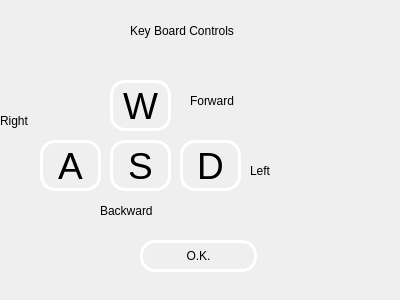
<?xml version="1.0" encoding="UTF-8"?>
<ui version="4.0">
 <class>Options</class>
 <widget class="QDialog" name="Options">
  <property name="geometry">
   <rect>
    <x>0</x>
    <y>0</y>
    <width>400</width>
    <height>300</height>
   </rect>
  </property>
  <property name="windowTitle">
   <string>Options</string>
  </property>
  <property name="styleSheet">
   <string notr="true">background-image:url(option-bike.jpg)</string>
  </property>
  <widget class="QLabel" name="label">
   <property name="geometry">
    <rect>
     <x>110</x>
     <y>80</y>
     <width>61</width>
     <height>51</height>
    </rect>
   </property>
   <property name="font">
    <font>
     <family>Ubuntu</family>
     <pointsize>28</pointsize>
     <weight>9</weight>
     <italic>false</italic>
     <bold>false</bold>
    </font>
   </property>
   <property name="styleSheet">
    <string notr="true">font: 75 28pt &quot;Ubuntu&quot;;
border:3px solid white;
border-radius:15px;</string>
   </property>
   <property name="text">
    <string>W</string>
   </property>
   <property name="alignment">
    <set>Qt::AlignCenter</set>
   </property>
  </widget>
  <widget class="QLabel" name="label_2">
   <property name="geometry">
    <rect>
     <x>110</x>
     <y>140</y>
     <width>61</width>
     <height>51</height>
    </rect>
   </property>
   <property name="font">
    <font>
     <family>Ubuntu</family>
     <pointsize>28</pointsize>
     <weight>9</weight>
     <italic>false</italic>
     <bold>false</bold>
    </font>
   </property>
   <property name="styleSheet">
    <string notr="true">font: 75 28pt &quot;Ubuntu&quot;;
border:3px solid white;
border-radius:15px;</string>
   </property>
   <property name="text">
    <string>S</string>
   </property>
   <property name="alignment">
    <set>Qt::AlignCenter</set>
   </property>
  </widget>
  <widget class="QLabel" name="label_3">
   <property name="geometry">
    <rect>
     <x>180</x>
     <y>140</y>
     <width>61</width>
     <height>51</height>
    </rect>
   </property>
   <property name="font">
    <font>
     <family>Ubuntu</family>
     <pointsize>28</pointsize>
     <weight>9</weight>
     <italic>false</italic>
     <bold>false</bold>
    </font>
   </property>
   <property name="styleSheet">
    <string notr="true">font: 75 28pt &quot;Ubuntu&quot;;
border:3px solid white;
border-radius:15px;</string>
   </property>
   <property name="text">
    <string>D</string>
   </property>
   <property name="alignment">
    <set>Qt::AlignCenter</set>
   </property>
  </widget>
  <widget class="QLabel" name="label_4">
   <property name="geometry">
    <rect>
     <x>40</x>
     <y>140</y>
     <width>61</width>
     <height>51</height>
    </rect>
   </property>
   <property name="font">
    <font>
     <family>Ubuntu</family>
     <pointsize>28</pointsize>
     <weight>9</weight>
     <italic>false</italic>
     <bold>false</bold>
    </font>
   </property>
   <property name="styleSheet">
    <string notr="true">font: 75 28pt &quot;Ubuntu&quot;;
border:3px solid white;
border-radius:15px;</string>
   </property>
   <property name="text">
    <string>A</string>
   </property>
   <property name="alignment">
    <set>Qt::AlignCenter</set>
   </property>
  </widget>
  <widget class="QLabel" name="label_5">
   <property name="geometry">
    <rect>
     <x>190</x>
     <y>90</y>
     <width>83</width>
     <height>22</height>
    </rect>
   </property>
   <property name="text">
    <string>Forward</string>
   </property>
  </widget>
  <widget class="QLabel" name="label_6">
   <property name="geometry">
    <rect>
     <x>100</x>
     <y>200</y>
     <width>83</width>
     <height>22</height>
    </rect>
   </property>
   <property name="text">
    <string>Backward</string>
   </property>
  </widget>
  <widget class="QLabel" name="label_7">
   <property name="geometry">
    <rect>
     <x>250</x>
     <y>160</y>
     <width>83</width>
     <height>22</height>
    </rect>
   </property>
   <property name="text">
    <string>Left</string>
   </property>
  </widget>
  <widget class="QLabel" name="label_8">
   <property name="geometry">
    <rect>
     <x>0</x>
     <y>110</y>
     <width>83</width>
     <height>22</height>
    </rect>
   </property>
   <property name="text">
    <string>Right</string>
   </property>
  </widget>
  <widget class="QLabel" name="label_9">
   <property name="geometry">
    <rect>
     <x>130</x>
     <y>20</y>
     <width>171</width>
     <height>22</height>
    </rect>
   </property>
   <property name="text">
    <string>Key Board Controls</string>
   </property>
  </widget>
  <widget class="QPushButton" name="pushButton">
   <property name="geometry">
    <rect>
     <x>140</x>
     <y>240</y>
     <width>117</width>
     <height>32</height>
    </rect>
   </property>
   <property name="styleSheet">
    <string notr="true">border:3px solid white;
border-radius:15px;</string>
   </property>
   <property name="text">
    <string>O.K.</string>
   </property>
  </widget>
 </widget>
 <resources/>
 <connections/>
</ui>
